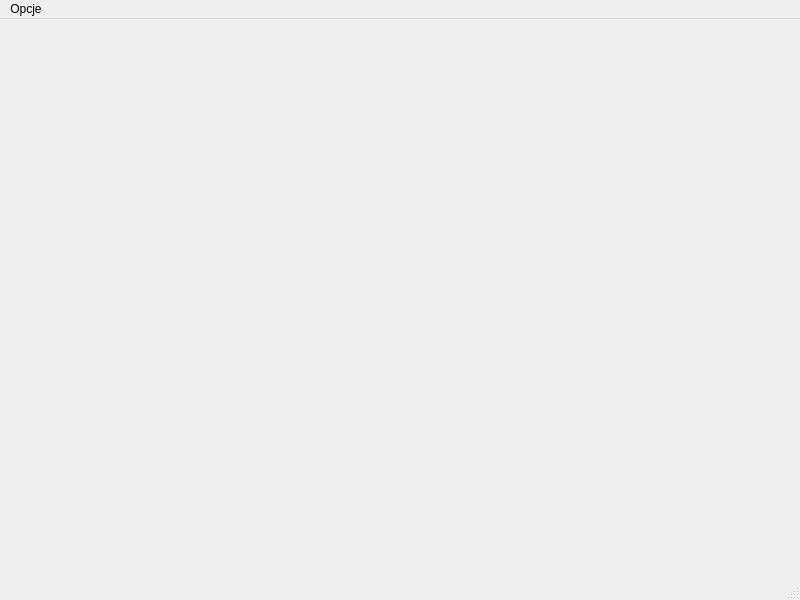
<?xml version="1.0" encoding="UTF-8"?>
<ui version="4.0">
 <class>PlotsWindow</class>
 <widget class="QMainWindow" name="PlotsWindow">
  <property name="geometry">
   <rect>
    <x>0</x>
    <y>0</y>
    <width>800</width>
    <height>600</height>
   </rect>
  </property>
  <property name="windowTitle">
   <string>MainWindow</string>
  </property>
  <widget class="QWidget" name="centralwidget">
   <widget class="QWidget" name="gridLayoutWidget">
    <property name="geometry">
     <rect>
      <x>130</x>
      <y>90</y>
      <width>531</width>
      <height>381</height>
     </rect>
    </property>
    <layout class="QGridLayout" name="gridLayout">
     <item row="1" column="0">
      <widget class="QWidget" name="widget_3" native="true"/>
     </item>
     <item row="0" column="1">
      <widget class="QWidget" name="widget" native="true"/>
     </item>
     <item row="1" column="1">
      <widget class="QWidget" name="widget_2" native="true"/>
     </item>
     <item row="0" column="0">
      <widget class="QCustomPlot" name="plot_humidity_ambient" native="true"/>
     </item>
    </layout>
   </widget>
  </widget>
  <widget class="QMenuBar" name="menubar">
   <property name="geometry">
    <rect>
     <x>0</x>
     <y>0</y>
     <width>800</width>
     <height>21</height>
    </rect>
   </property>
   <widget class="QMenu" name="menuOpcje">
    <property name="title">
     <string>Opcje</string>
    </property>
    <addaction name="actionWybierz_port_szeregowy"/>
    <addaction name="actionOkno_g_wne"/>
   </widget>
   <addaction name="menuOpcje"/>
  </widget>
  <widget class="QStatusBar" name="statusbar"/>
  <action name="actionWybierz_port_szeregowy">
   <property name="text">
    <string>Wybierz port szeregowy</string>
   </property>
  </action>
  <action name="actionOkno_g_wne">
   <property name="text">
    <string>Okno główne</string>
   </property>
  </action>
 </widget>
 <customwidgets>
  <customwidget>
   <class>QCustomPlot</class>
   <extends>QWidget</extends>
   <header location="global">qcustomplot.h</header>
   <container>1</container>
  </customwidget>
 </customwidgets>
 <resources/>
 <connections/>
</ui>
